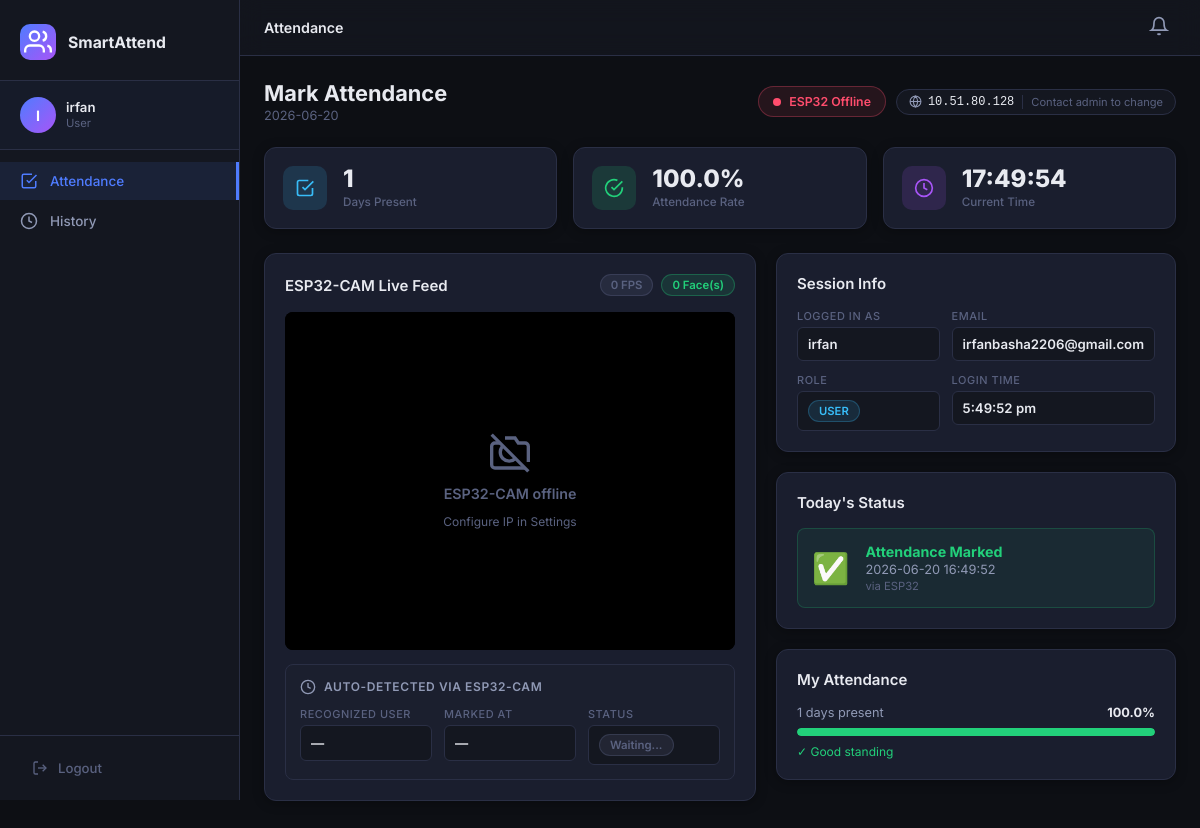
Screenshot of /attendance (signed in) with the database file from the repository.
### tables this page shows
CREATE TABLE settings (
            key TEXT PRIMARY KEY,
            value TEXT NOT NULL
        );

CREATE TABLE attendance (
            id INTEGER PRIMARY KEY AUTOINCREMENT,
            user_id INTEGER NOT NULL,
            timestamp TEXT NOT NULL,
            date TEXT NOT NULL,
            marked_by TEXT DEFAULT 'manual',
            FOREIGN KEY(user_id) REFERENCES users(id)
        );

### app.py (the view)
@app.route("/attendance")
@login_required
def attendance_page():
    today = date.today().isoformat()
    conn = get_db()
    user_id = session["user_id"]
    today_record = conn.execute(
        "SELECT * FROM attendance WHERE user_id=? AND date=? ORDER BY timestamp DESC LIMIT 1",
        (user_id, today)
    ).fetchone()
    total_days = conn.execute(
        "SELECT COUNT(DISTINCT date) FROM attendance WHERE user_id=?", (user_id,)
    ).fetchone()[0]
    all_days = conn.execute("SELECT COUNT(DISTINCT date) FROM attendance").fetchone()[0]
    percentage = round((total_days / all_days * 100) if all_days > 0 else 0, 1)
    conn.close()
    with config_lock:
        esp32_ip = _config["ESP32_IP"]
    return render_template("attendance.html",
                           today=today,
                           today_record=today_record,
                           total_days=total_days,
                           percentage=percentage,
                           esp32_ip=esp32_ip)

### app.py (called while the page is built)
def get_db():
    conn = sqlite3.connect(DB_PATH)
    conn.row_factory = sqlite3.Row
    return conn

def login_required(f):
    @wraps(f)
    def decorated(*args, **kwargs):
        if "user_id" not in session:
            flash("Please log in first.", "warning")
            return redirect(url_for("login"))
        return f(*args, **kwargs)
    return decorated

### templates/attendance.html (shortened to what this page needs)
{% extends "base.html" %}
{% block page_title %}Attendance{% endblock %}
{% block content %}
<div class="page-header">
  <div>
    <h2 class="page-h2">Mark Attendance</h2>
    <p class="page-sub">{{ today }}</p>
  </div>
  <div style="display:flex;align-items:center;gap:10px;flex-wrap:wrap">
    <div class="status-pill" id="esp32StatusPill">
      <span class="pulse-dot"></span>
      <span id="esp32StatusText">Checking ESP32...</span>
    </div>
    <div class="esp-ip-badge" title="ESP32-CAM IP Address">
      <svg viewBox="0 0 24 24" fill="none" stroke="currentColor" stroke-width="2" width="13" height="13"><circle cx="12" cy="12" r="10"/><line x1="2" y1="12" x2="22" y2="12"/><path d="M12 2a15.3 15.3 0 0 1 4 10 15.3 15.3 0 0 1-4 10 15.3 15.3 0 0 1-4-10 15.3 15.3 0 0 1 4-10z"/></svg>
      <code>{{ esp32_ip }}</code>
      {% if session.role == 'admin' %}
      <a href="{{ url_for('settings') }}" class="esp-ip-edit-link" title="Edit in Settings">
        <svg viewBox="0 0 24 24" fill="none" stroke="currentColor" stroke-width="2" width="12" height="12"><path d="M11 4H4a2 2 0 0 0-2 2v14a2 2 0 0 0 2 2h14a2 2 0 0 0 2-2v-7"/><path d="M18.5 2.5a2.121 2.121 0 0 1 3 3L12 15l-4 1 1-4 9.5-9.5z"/></svg>
        Edit
      </a>
      {% else %}
      <span class="esp-ip-note">Contact admin to change</span>
      {% endif %}
    </div>
  </div>
</div>
<div class="stats-row">
  <div class="stat-card">
    <div class="stat-icon stat-blue">
      <svg viewBox="0 0 24 24" fill="none" stroke="currentColor" stroke-width="2"><polyline points="9 11 12 14 22 4"/><path d="M21 12v7a2 2 0 0 1-2 2H5a2 2 0 0 1-2-2V5a2 2 0 0 1 2-2h11"/></svg>
    </div>
    <div>
      <div class="stat-value">{{ total_days }}</div>
      <div class="stat-label">Days Present</div>
    </div>
  </div>
  <div class="stat-card">
    <div class="stat-icon stat-green">
      <svg viewBox="0 0 24 24" fill="none" stroke="currentColor" stroke-width="2"><path d="M22 11.08V12a10 10 0 1 1-5.93-9.14"/><polyline points="22 4 12 14.01 9 11.01"/></svg>
    </div>
    <div>
      <div class="stat-value">{{ percentage }}%</div>
      <div class="stat-label">Attendance Rate</div>
    </div>
  </div>
  <div class="stat-card">
    <div class="stat-icon stat-purple">
      <svg viewBox="0 0 24 24" fill="none" stroke="currentColor" stroke-width="2"><circle cx="12" cy="12" r="10"/><polyline points="12 6 12 12 16 14"/></svg>
    </div>
    <div>
      <div class="stat-value" id="currentTime">--:--</div>
      <div class="stat-label">Current Time</div>
    </div>
  </div>
</div>
<div class="attend-grid">
  <div class="attend-left">
    <div class="card">
      <div class="card-header">
        <h3>ESP32-CAM Live Feed</h3>
        <div class="esp-info">
          <span id="fpsLabel" class="badge-gray">-- FPS</span>
          <span id="faceCountLabel" class="badge-green">0 Faces</span>
        </div>
      </div>
      <div class="cam-container">
        <div class="cam-offline-msg" id="camOffline" style="display:none">
          <svg viewBox="0 0 24 24" fill="none" stroke="currentColor" stroke-width="2" width="40" height="40"><line x1="1" y1="1" x2="23" y2="23"/><path d="M21 21H3a2 2 0 0 1-2-2V8a2 2 0 0 1 2-2h3m3-3h6l2 3h4a2 2 0 0 1 2 2v9.34m-7.72-2.06A4 4 0 1 1 7.72 7.72"/></svg>
          <p>ESP32-CAM offline</p>
          <small>Configure IP in Settings</small>
        </div>
      </div>
      <div class="auto-mark-box" id="autoMarkBox">
        <div class="auto-mark-header">
          <svg viewBox="0 0 24 24" fill="none" stroke="currentColor" stroke-width="2" width="16" height="16"><circle cx="12" cy="12" r="10"/><polyline points="12 6 12 12 16 14"/></svg>
          Auto-Detected via ESP32-CAM
        </div>
        <div class="auto-mark-row">
          <div class="auto-mark-field">
            <label>Recognized User</label>
            <div class="auto-field-val" id="autoUser">—</div>
          </div>
          <div class="auto-mark-field">
            <label>Marked At</label>
            <div class="auto-field-val" id="autoTime">—</div>
          </div>
          <div class="auto-mark-field">
            <label>Status</label>
            <div class="auto-field-val" id="autoStatus"><span class="badge-gray">Waiting...</span></div>
          </div>
        </div>
      </div>
    </div>
  </div>
  <div class="attend-right">
    <div class="card user-info-box">
      <div class="card-header"><h3>Session Info</h3></div>
      <div class="user-info-grid">
        <div class="user-info-field">
          <label>Logged In As</label>
          <div class="user-field-val">{{ session.fullname }}</div>
        </div>
        <div class="user-info-field">
          <label>Email</label>
          <div class="user-field-val">{{ session.email }}</div>
        </div>
        <div class="user-info-field">
          <label>Role</label>
          <div class="user-field-val"><span class="role-badge role-{{ session.role }}">{{ session.role|capitalize }}</span></div>
        </div>
        <div class="user-info-field">
          <label>Login Time</label>
          <div class="user-field-val" id="loginTime">—</div>
        </div>
      </div>
    </div>
    <div class="card">
      <div class="card-header"><h3>Today's Status</h3></div>
      {% if today_record %}
      <div class="today-marked">
        <div class="marked-icon">✅</div>
        <div class="marked-info">
          <div class="marked-title">Attendance Marked</div>
          <div class="marked-time">{{ today_record['timestamp'] }}</div>
          <div class="marked-by">via {{ today_record['marked_by']|upper }}</div>
        </div>
      </div>
      {% endif %}
    </div>
    <div class="card">
      <div class="card-header"><h3>My Attendance</h3></div>
      <div class="progress-section">
        <div class="progress-header">
          <span>{{ total_days }} days present</span>
          <span class="pct-val">{{ percentage }}%</span>
        </div>
        <div class="progress-bar-wrap">
          <div class="progress-bar-fill" style="width: {{ percentage }}%; background: {% if percentage >= 75 %}var(--green){% elif percentage >= 50 %}var(--yellow){% else %}var(--red){% endif %}"></div>
        </div>
        <div class="progress-hint">
          {% if percentage >= 75 %}<span class="text-green">✓ Good standing</span>
          {% elif percentage >= 50 %}<span class="text-yellow">⚠ Below average</span>
          {% else %}<span class="text-red">✗ Needs improvement</span>{% endif %}
        </div>
      </div>
    </div>
  </div>
</div>
{% endblock %}

### templates/base.html (shortened to what this page needs)
<!DOCTYPE html>
<html lang="en">
<head>
<link rel="stylesheet" href="{{ url_for('static', filename='css/style.css') }}">
</head>
<body>
<nav class="sidebar" id="sidebar">
  <div class="sidebar-brand">
    <div class="brand-icon">
      <svg width="28" height="28" viewBox="0 0 24 24" fill="none" stroke="currentColor" stroke-width="2"><path d="M17 21v-2a4 4 0 0 0-4-4H5a4 4 0 0 0-4 4v2"/><circle cx="9" cy="7" r="4"/><path d="M23 21v-2a4 4 0 0 0-3-3.87"/><path d="M16 3.13a4 4 0 0 1 0 7.75"/></svg>
    </div>
    <span>SmartAttend</span>
  </div>
  <div class="sidebar-user">
    <div class="avatar-circle">{{ session.fullname[0].upper() }}</div>
    <div>
      <div class="user-name">{{ session.fullname }}</div>
      <div class="user-role">{{ session.role|capitalize }}</div>
    </div>
  </div>
  <ul class="nav-links">
    <li><a href="{{ url_for('attendance_page') }}" class="nav-link {% if request.endpoint == 'attendance_page' %}active{% endif %}">
      <svg viewBox="0 0 24 24" fill="none" stroke="currentColor" stroke-width="2"><polyline points="9 11 12 14 22 4"/><path d="M21 12v7a2 2 0 0 1-2 2H5a2 2 0 0 1-2-2V5a2 2 0 0 1 2-2h11"/></svg>
      Attendance
    </a></li>
    <li><a href="{{ url_for('history') }}" class="nav-link {% if request.endpoint == 'history' %}active{% endif %}">
      <svg viewBox="0 0 24 24" fill="none" stroke="currentColor" stroke-width="2"><circle cx="12" cy="12" r="10"/><polyline points="12 6 12 12 16 14"/></svg>
      History
    </a></li>
  </ul>
  <div class="sidebar-footer">
    <a href="{{ url_for('logout') }}" class="logout-btn">
      <svg viewBox="0 0 24 24" fill="none" stroke="currentColor" stroke-width="2"><path d="M9 21H5a2 2 0 0 1-2-2V5a2 2 0 0 1 2-2h4"/><polyline points="16 17 21 12 16 7"/><line x1="21" y1="12" x2="9" y2="12"/></svg>
      Logout
    </a>
  </div>
</nav>
<div class="main-wrap">
  <header class="topbar">
    <div class="topbar-title">{% block page_title %}{% endblock %}</div>
    <div class="topbar-right">
      <div class="notif-bell" id="notifBell" onclick="toggleNotifPanel()">
        <svg viewBox="0 0 24 24" fill="none" stroke="currentColor" stroke-width="2" width="20" height="20"><path d="M18 8A6 6 0 0 0 6 8c0 7-3 9-3 9h18s-3-2-3-9"/><path d="M13.73 21a2 2 0 0 1-3.46 0"/></svg>
      </div>
    </div>
  </header>
  <div class="content">
    {% block content %}{% endblock %}
  </div>
</div>
</body>
</html>

### rows the page displays
settings: value "10.51.80.128"
attendance: timestamp "2026-06-20 16:49:52", marked_by "ESP32"

### other values shown
{{ session.fullname[0].upper() }} "I"
{{ session.fullname }} "irfan"
{{ session.role|capitalize }} "User"
{{ total_days }} "1"
{{ percentage }} "100.0"
{{ session.email }} "irfanbasha2206@gmail.com"
{{ session.role|capitalize }} "USER"
